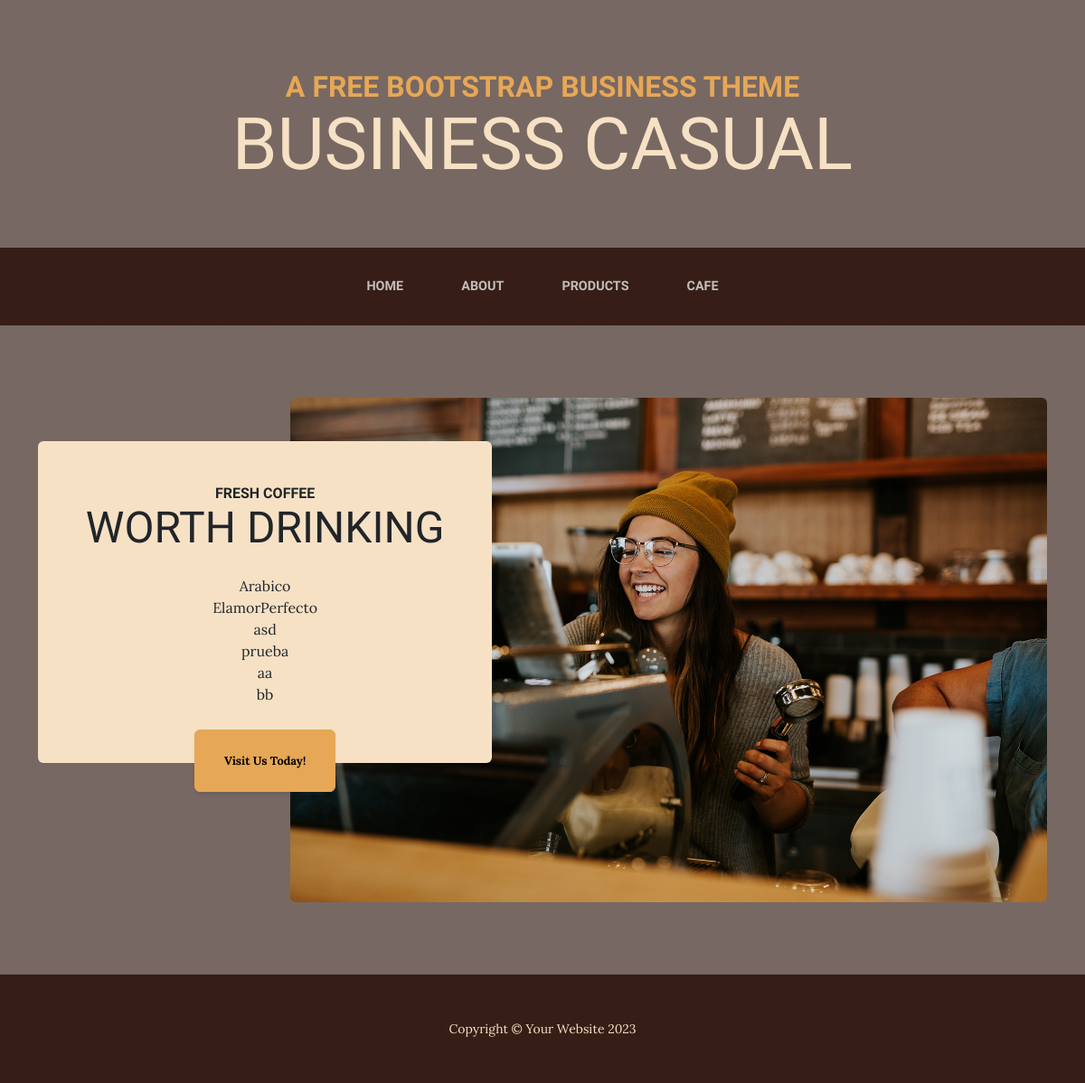
Page /TerceraPreEntrega/vista/ on the earlier database version.
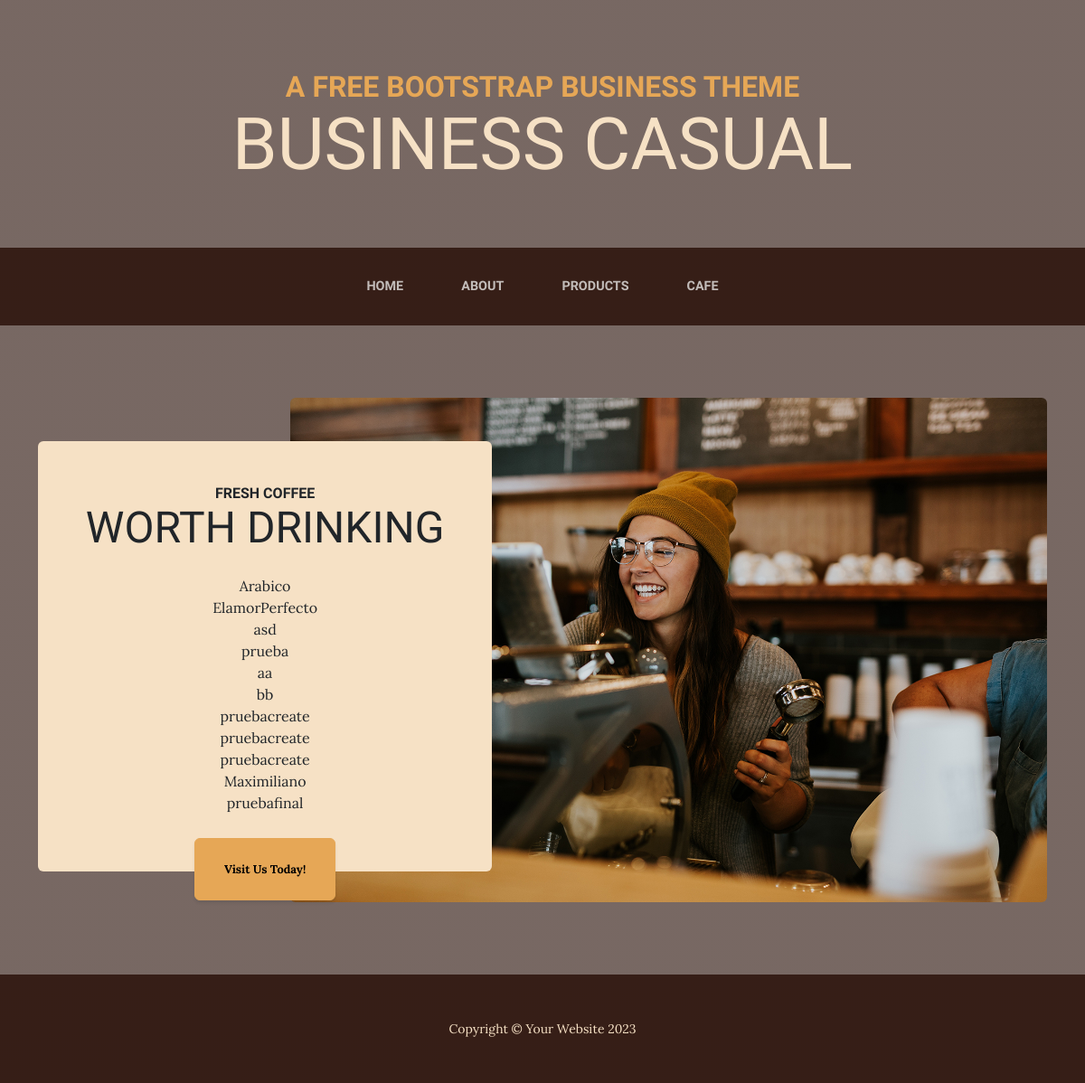
Same page on the later database version.
### TerceraPreEntrega/models.py (models this page shows)
class Cafe(models.Model):
    nombre=models.CharField(max_length=40)
    precio= models.IntegerField()

### TerceraPreEntrega/views.py (the view)
# urls.py: path('vista/',views.CafeListView.as_view() ,name="Inicio"),
class CafeListView(ListView):
    model = Cafe
    template_name="TerceraPreEntrega/clase_list.html"

### TerceraPreEntrega/templates/TerceraPreEntrega/clase_list.html
{% extends "TerceraPreEntrega/padre.html" %} {%load static %}
{% block contenidoIndex %}
<section class="page-section clearfix">
    <div class="container">
      <div class="intro">
        <img class="intro-img img-fluid mb-3 mb-lg-0 rounded" src="{% static 'TerceraPreEntrega/assets/img/intro.jpg' %}"alt="..."/>
        <div class="intro-text left-0 text-center bg-faded p-5 rounded">
          <h2 class="section-heading mb-4">
            <span class="section-heading-upper">Fresh Coffee</span>
            <span class="section-heading-lower">Worth Drinking</span>
          </h2>
          <ul class="mb-3 list-unstyled">
            {% for cafe in object_list%}
            <li>{{cafe.nombre}}</li>
            {% endfor %}
          </ul>
          <div class="intro-button mx-auto">
            <a class="btn btn-primary btn-xl" href="#!">Visit Us Today!</a>
          </div>
        </div>
      </div>
    </div>
  </section>
{% endblock contenidoIndex%}

### TerceraPreEntrega/templates/TerceraPreEntrega/padre.html (shortened to what this page needs)
{%load static %}
<!DOCTYPE html>
<html lang="en">
  <head>
    <link href="{% static 'css/styles.css' %}" rel="stylesheet" />
  </head>
  <body>
    <header>
      <h1 class="site-heading text-center text-faded d-none d-lg-block">
        <span class="site-heading-upper text-primary mb-3"
          >A Free Bootstrap Business Theme</span
        >
        <span class="site-heading-lower">Business Casual</span>
      </h1>
    </header>
    <nav class="navbar navbar-expand-lg navbar-dark py-lg-4" id="mainNav">
      <div class="container">
        <div class="collapse navbar-collapse" id="navbarSupportedContent">
          <ul class="navbar-nav mx-auto">
            <li class="nav-item px-lg-4">
              <a class="nav-link text-uppercase" href="{%url 'inicio'%}">Home</a
              >
            </li>
            <li class="nav-item px-lg-4">
              <a class="nav-link text-uppercase" href="{%url 'about'%}">About</a
              >
            </li>
            <li class="nav-item px-lg-4">
              <a class="nav-link text-uppercase" href="{%url 'products'%}">Products</a
              >
            </li>
            <li class="nav-item px-lg-4">
              <a class="nav-link text-uppercase" href="{%url 'cafes'%}">Cafe</a>
            </li>
          </ul>
        </div>
      </div>
    </nav>
    {% block contenidoIndex %} {% endblock contenidoIndex %}
    <footer class="footer text-faded text-center py-5">
      <div class="container">
        <p class="m-0 small">Copyright &copy; Your Website 2023</p>
      </div>
    </footer>
  </body>
</html>

Differences in the rows shown:
added Cafe: nombre "pruebacreate"
added Cafe: nombre "pruebacreate"
added Cafe: nombre "pruebacreate"
added Cafe: nombre "Maximiliano"
added Cafe: nombre "pruebafinal"
